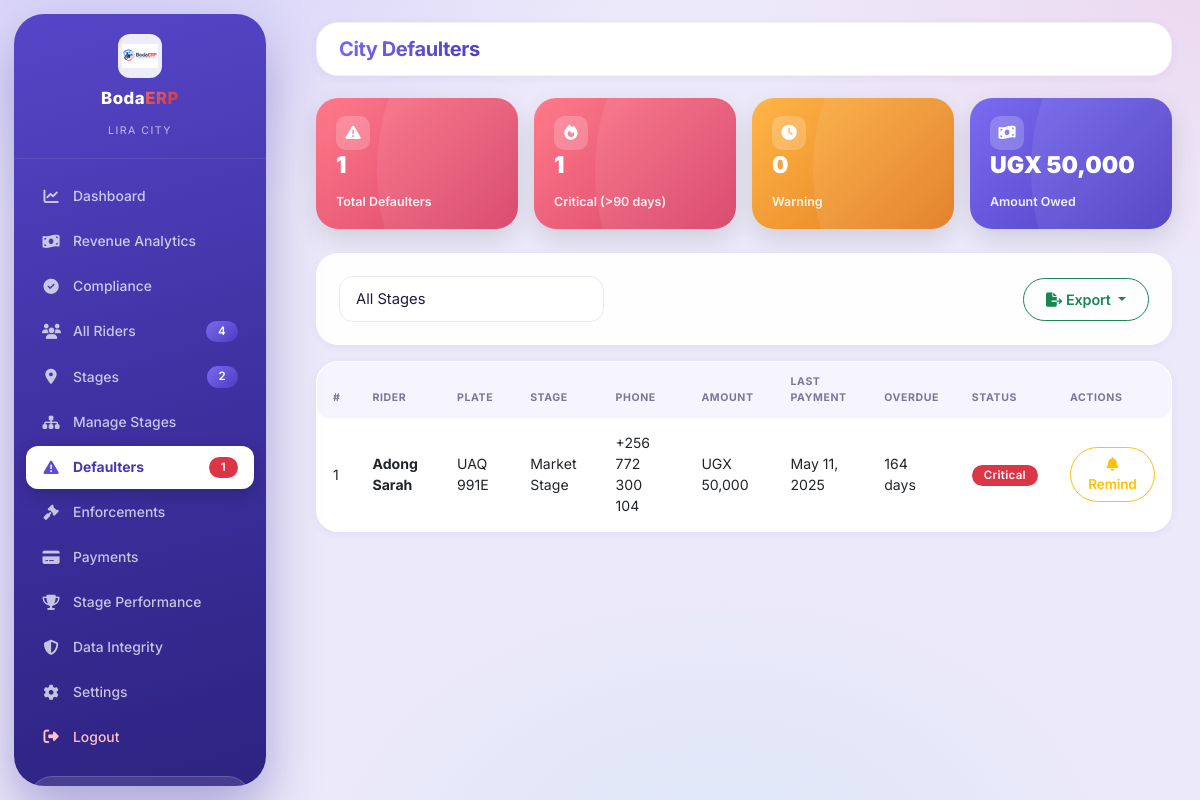
/pages/citycouncil/city-defaulters.php (signed in), run on the app's committed database.
### tables this page shows
CREATE TABLE riders (
  id                   INT AUTO_INCREMENT PRIMARY KEY,
  user_id              INT NULL,                      
  city_id              CHAR(3) NOT NULL,
  stage_id             INT NOT NULL,
  id_number            VARCHAR(30) NOT NULL UNIQUE,    
  full_name            VARCHAR(150) NOT NULL,
  nin                  VARCHAR(20) UNIQUE NULL,
  date_of_birth        DATE NULL,
  gender               ENUM('Male','Female','Other') NULL,
  marital_status       ENUM('Single','Married','Divorced','Widowed') NULL,
  phone                VARCHAR(30) NOT NULL,
  email                VARCHAR(150) NULL,
  physical_address     VARCHAR(255) NULL,
  next_of_kin_name     VARCHAR(150) NULL,
  next_of_kin_contact  VARCHAR(30) NULL,
  bike_plate           VARCHAR(20) NOT NULL,
  bike_model           VARCHAR(100) NULL,
  route                VARCHAR(150) NULL,
  photo_path           VARCHAR(255) NULL,
  status               ENUM('active','expired','pending') NOT NULL DEFAULT 'pending',
  member_since         DATE NOT NULL,
  expiry_date          DATE NULL,
  annual_tax           DECIMAL(12,2) NOT NULL,
  created_by           INT NULL,                       
  deleted_at           DATETIME NULL,
  created_at           DATETIME NOT NULL DEFAULT CURRENT_TIMESTAMP,
  updated_at           DATETIME NOT NULL DEFAULT CURRENT_TIMESTAMP ON UPDATE CURRENT_TIMESTAMP,
  FOREIGN KEY (user_id)    REFERENCES users(id)  ON DELETE SET NULL,
  FOREIGN KEY (city_id)    REFERENCES cities(id) ON DELETE RESTRICT,
  FOREIGN KEY (stage_id)   REFERENCES stages(id) ON DELETE RESTRICT,
  FOREIGN KEY (created_by) REFERENCES users(id)  ON DELETE SET NULL,
  INDEX idx_riders_stage (stage_id),
  INDEX idx_riders_city_status (city_id, status),
  INDEX idx_riders_expiry (expiry_date)
);

CREATE TABLE stages (
  id          INT AUTO_INCREMENT PRIMARY KEY,
  city_id     CHAR(3) NOT NULL,
  code        VARCHAR(20) NOT NULL UNIQUE,           
  name        VARCHAR(120) NOT NULL,
  location    VARCHAR(150),
  route       VARCHAR(150),
  chairperson_name  VARCHAR(150),    
  chairperson_phone VARCHAR(30),
  status      ENUM('active','inactive') NOT NULL DEFAULT 'active',
  created_at  DATETIME NOT NULL DEFAULT CURRENT_TIMESTAMP,
  updated_at  DATETIME NOT NULL DEFAULT CURRENT_TIMESTAMP ON UPDATE CURRENT_TIMESTAMP,
  FOREIGN KEY (city_id) REFERENCES cities(id) ON DELETE RESTRICT,
  INDEX idx_stage_city (city_id)
);

### includes/db_helpers.php (called while the page is built, shortened)
<?php
require_once __DIR__ . '/../config/database.php';
function _dbPrepare(string $sql, array $params = []): mysqli_stmt {
    $values = $params;
    if ($params !== [] && array_keys($params) !== range(0, count($params) - 1)) {
        $values = [];
        $sql = preg_replace_callback('/:([a-zA-Z_][a-zA-Z0-9_]*)/', function ($m) use ($params, &$values) {
            $values[] = $params[$m[1]] ?? null;
            return '?';
        }, $sql);
    }
    $stmt = db()->prepare($sql);
    if ($values !== []) {
        $types = '';
        foreach ($values as $v) {
            if (is_int($v))       $types .= 'i';
            elseif (is_float($v)) $types .= 'd';
            elseif (is_bool($v))  { $types .= 'i'; }
            else                   $types .= 's';
        }
        $bound = [];
        foreach ($values as $k => $v) {
            $bound[$k] = is_bool($v) ? (int) $v : $v;
        }
        $stmt->bind_param($types, ...$bound);
    }
    return $stmt;
}
function fetchAll(string $sql, array $params = []): array {
    $stmt = _dbPrepare($sql, $params);
    $stmt->execute();
    $result = $stmt->get_result();
    $rows = $result->fetch_all(MYSQLI_ASSOC);
    return $rows;
}

### config/database.php (called while the page is built, shortened)
<?php
function db(): mysqli {
    static $link = null;
    if ($link === null) {
        try {
            $link = mysqli_connect(DB_HOST, DB_USER, DB_PASS, DB_NAME, (int) DB_PORT);
            $link->set_charset(DB_CHARSET);
        } catch (mysqli_sql_exception $e) {
            error_log('BodaERP DB Connection Error: ' . $e->getMessage());
            die('Database connection failed. Please try again later or contact support.');
        }
    }
    return $link;
}

### includes/functions.php (called while the page is built, shortened)
<?php
require_once __DIR__ . '/db_helpers.php';
function formatCurrency($amount, string $currency = 'UGX'): string {
    return $currency . ' ' . number_format((float) $amount);
}
function formatDate(?string $date, string $fmt = 'M d, Y'): string {
    $ts = strtotime($date);
    return $ts ? date($fmt, $ts) : '—';
}
function h(?string $s): string {
    return htmlspecialchars($s ?? '', ENT_QUOTES, 'UTF-8');
}

### pages/citycouncil/city-defaulters.php (the view, shortened to what this page needs)
<?php
$cityId = $_SESSION['city_id'];
$where = "WHERE r.city_id = :city AND r.status = 'expired' AND r.deleted_at IS NULL"; $params = ['city' => $cityId];
$defaulters = fetchAll(
    "SELECT r.*, s.name AS stage_name,
        (SELECT MAX(paid_at) FROM payments p WHERE p.rider_id = r.id AND p.status='Confirmed') AS last_payment,
        DATEDIFF(CURDATE(), r.expiry_date) AS overdue_days
     FROM riders r LEFT JOIN stages s ON s.id = r.stage_id
     $where ORDER BY overdue_days DESC", $params
);
$totalDefaulters = count($defaulters);
$critical = count(array_filter($defaulters, fn($d) => $d['overdue_days'] > 90));
$warning = $totalDefaulters - $critical;
$amountOwed = array_sum(array_map(fn($d) => (float) $d['annual_tax'], $defaulters));
?>
<!DOCTYPE html>
<html lang="en">
<head>
    <?php $pageTitle = 'City Defaulters - BodaERP'; require __DIR__ . '/../../includes/partials/head-assets.php'; ?>
</head>
<body>
<?php require __DIR__ . '/../../includes/partials/sidebar-citycouncil.php'; ?>
<div class="main-content" id="mainContent">
    <header class="top-header">
        <div class="d-flex justify-content-between align-items-center">
            <div class="d-flex align-items-center gap-3">
                <h5 class="mb-0 fw-bold"><span class="text-gradient-blue">City Defaulters</span></h5>
            </div>
        </div>
    </header>
    <div class="content-area">
        <div class="row g-3 mb-4">
            <div class="col-md-3 col-6"><div class="stat-hero-card grad-red"><div class="stat-hero-icon"><i class="fas fa-exclamation-triangle"></i></div><div><div class="stat-hero-value"><?= number_format($totalDefaulters) ?></div><div class="stat-hero-label">Total Defaulters</div></div></div></div>
            <div class="col-md-3 col-6"><div class="stat-hero-card grad-red"><div class="stat-hero-icon"><i class="fas fa-fire"></i></div><div><div class="stat-hero-value"><?= number_format($critical) ?></div><div class="stat-hero-label">Critical (&gt;90 days)</div></div></div></div>
            <div class="col-md-3 col-6"><div class="stat-hero-card grad-gold"><div class="stat-hero-icon"><i class="fas fa-clock"></i></div><div><div class="stat-hero-value"><?= number_format($warning) ?></div><div class="stat-hero-label">Warning</div></div></div></div>
            <div class="col-md-3 col-6"><div class="stat-hero-card grad-blue"><div class="stat-hero-icon"><i class="fas fa-money-bill-wave"></i></div><div><div class="stat-hero-value"><?= h(formatCurrency($amountOwed)) ?></div><div class="stat-hero-label">Amount Owed</div></div></div></div>
        </div>
        <div class="card mb-3 no-print">
            <div class="card-body">
                <form class="row g-2 align-items-center">
                    <div class="col-md-4">
                        <select class="form-select" name="stage" onchange="this.form.submit()">
                            <option value="">All Stages</option>
                        </select>
                    </div>
                    <div class="col-md-4 text-md-end">
                        <?php $exportTableId='defaultersTable'; $exportFilename='city_defaulters'; $exportTitle='City Defaulters'; require __DIR__ . '/../../includes/partials/export-toolbar.php'; ?>
                    </div>
                </form>
            </div>
        </div>
        <div class="card">
            <div class="card-body p-0">
                <div class="table-responsive">
                    <table class="table table-hover mb-0" id="defaultersTable">
                        <thead><tr><th>#</th><th>Rider</th><th>Plate</th><th>Stage</th><th>Phone</th><th>Amount</th><th>Last Payment</th><th>Overdue</th><th>Status</th><th class="no-export">Actions</th></tr></thead>
                        <tbody>
                        <?php foreach ($defaulters as $i => $d):
                            $days = (int) $d['overdue_days'];
                            [$badge, $label] = $days > 90 ? ['bg-danger','Critical'] : ($days > 60 ? ['bg-warning text-dark','Warning'] : ['bg-secondary','Normal']);
                        ?>
                            <tr>
                                <td><?= $i + 1 ?></td>
                                <td><strong><?= h($d['full_name']) ?></strong></td>
                                <td><?= h($d['bike_plate']) ?></td>
                                <td><?= h($d['stage_name']) ?></td>
                                <td><?= h($d['phone']) ?></td>
                                <td><?= h(formatCurrency($d['annual_tax'])) ?></td>
                                <td><?= $d['last_payment'] ? formatDate($d['last_payment']) : 'Never' ?></td>
                                <td><?= $days ?> days</td>
                                <td><span class="badge <?= $badge ?>"><?= $label ?></span></td>
                                <td class="no-export">
                                    <form method="post" class="d-inline" onsubmit="return confirm('Send a renewal reminder to <?= h(addslashes($d['full_name'])) ?>?');">
                                        <button type="submit" class="btn btn-sm btn-outline-warning"><i class="fas fa-bell"></i> Remind</button>
                                    </form>
                                </td>
                            </tr>
                        <?php endforeach; ?>
                        </tbody>
                    </table>
                </div>
            </div>
        </div>
    </div>
</div>
</body>
</html>

### assets/css/admin.css (style rules this page uses)
.main-content { margin-left: 288px; padding: 22px 28px 30px; min-height: 100vh; transition: all var(--transition-normal); }
.top-header { background: var(--pure-white); padding: 14px 22px; border-radius: var(--radius-lg); border: 1px solid rgba(28, 32, 51, 0.05); box-shadow: var(--shadow-sm); margin-bottom: 22px; transition: all var(--transition-normal); }
.content-area { animation: fadeInUp 0.5s ease forwards; }
.top-header .d-flex.justify-content-between { flex-wrap: wrap; row-gap: 10px; }
.stat-hero-card { border-radius: var(--radius-lg); padding: 18px 20px; color: var(--pure-white); position: relative; overflow: hidden; min-height: 110px; display: flex; flex-direction: column; justify-content: space-between; box-shadow: 0 10px 26px rgba(0, 0, 0, 0.12); transition: all var(--transition-normal); height: 100%; }
.stat-hero-card::after { content: ''; position: absolute; top: -55%; right: -20%; width: 90%; height: 220%; background: rgba(255, 255, 255, 0.07); border-radius: 50%; }
.stat-hero-card .stat-hero-icon { width: 34px; height: 34px; border-radius: 10px; background: rgba(255, 255, 255, 0.2); display: flex; align-items: center; justify-content: center; font-size: 0.95rem; position: relative; z-index: 1; }
.stat-hero-card .stat-hero-label { font-size: 0.78rem; font-weight: 600; opacity: 0.9; margin-top: 14px; position: relative; z-index: 1; }
.stat-hero-card .stat-hero-value { font-size: 1.45rem; font-weight: 900; margin-top: 2px; line-height: 1.15; position: relative; z-index: 1; word-break: break-word; }
.stat-hero-card.grad-blue { background: var(--primary-blue-gradient); }
.stat-hero-card.grad-red { background: linear-gradient(135deg, #ff7a8a 0%, #d63f66 100%); }
.stat-hero-card.grad-gold { background: linear-gradient(135deg, #ffb547 0%, #e17a1d 100%); }

### data on the page
riders: annual_tax "UGX 50,000", full_name "Adong Sarah", bike_plate "UAQ 991E", stage.name "Market Stage", phone "+256 772 300 104", last_payment "May 11, 2025", days "164", label "Critical"

### other printed values
$_SESSION['city_name'] "LIRA CITY"
$label "Dashboard"
$label "Revenue Analytics"
$label "Compliance"
$label "All Riders"
$badge[1] "4"
$label "Stages"
$badge[1] "2"
$label "Manage Stages"
$label "Defaulters"
$badge[1] "1"
$label "Enforcements"
$label "Payments"
$label "Stage Performance"
$label "Data Integrity"
